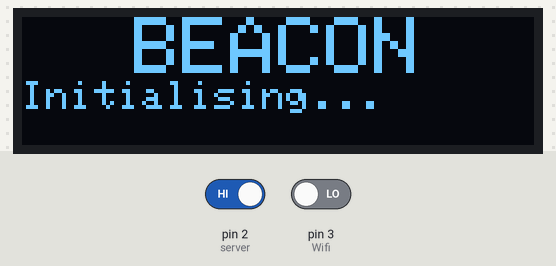
Simulated run of this sketch. Board: Arduino Uno, built with avr-gcc and run on an emulated ATmega328P. Parts: 128×32 one-colour display. Inputs (shaded band) come from the test bench; at power-on: pin 2 (server) HIGH, pin 3 (Wifi) LOW.

Above: at 0.1 s.
2.8 s: pin 2 (server) driven LOW
At 3.2 s:
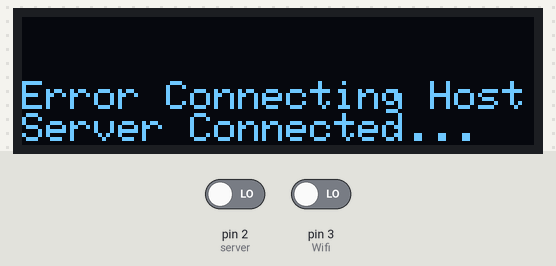
5.8 s: pin 3 (Wifi) driven HIGH
At 7.6 s:
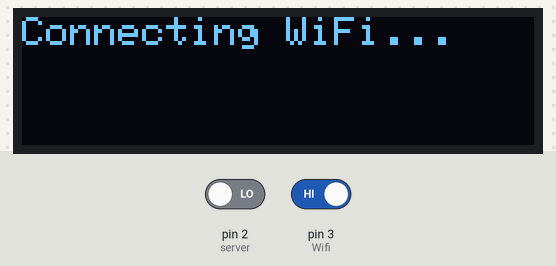
7.9 s: pin 3 (Wifi) driven LOW
At 8.3 s:
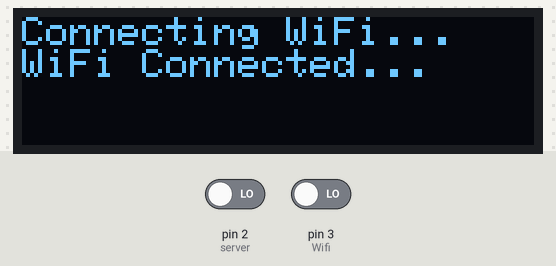
9.9 s: pin 2 (server) driven HIGH
At 10.6 s:
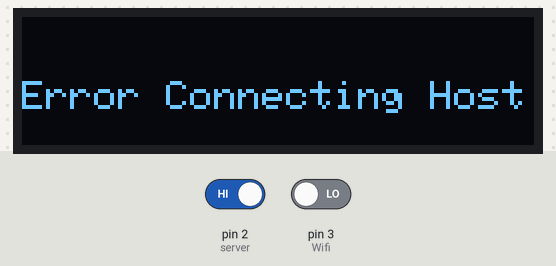
11.4 s: pin 2 (server) driven LOW
At 12.3 s:
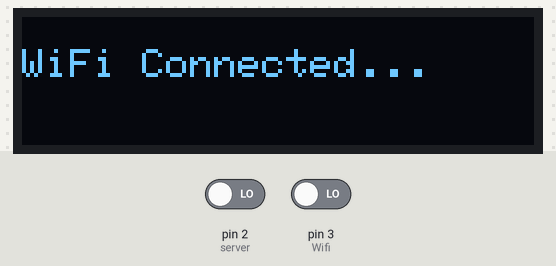
Timing chart, 0 to 14.4 s (numbered marks = the images above; inputs shaded):
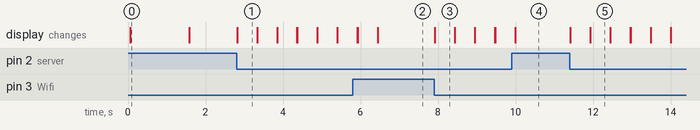

The sketch:

ARDUINO_NANO_Beacon.ino
```cpp
#include <SPI.h>
#include <Wire.h>
#include <Adafruit_GFX.h>
#include <Adafruit_SSD1306.h>

#define OLED_RESET 4
Adafruit_SSD1306 display(OLED_RESET);

const int server=2; //server status reading pin
const int Wifi=3;   //Wifi status reading pin

void setup()   {
  display.begin(SSD1306_SWITCHCAPVCC, 0x3C);  // initialize with the I2C addr 0x3C (for the 128x32)

  display.clearDisplay(); //Clear oled screen

  pinMode(server,INPUT);
  pinMode(Wifi,INPUT);

    display.setTextSize(2);
    display.setTextColor(WHITE);
    display.setCursor(28,0);
    display.println("BEACON");  //Project name
    display.display();

    display.setTextSize(1);
    display.setTextColor(WHITE);
    display.print("Initialising...");
    display.display();

    delay(1500);

    display.clearDisplay();
}

int wifi_status=0,server_status=0;  //initial status of connectivity
void loop() {
    display.clearDisplay();
  if(digitalRead(Wifi)==1 && digitalRead(server)==0 && wifi_status==0)  //check wifi status
  {
  connecting_wifi();
  while(digitalRead(Wifi)); //Wait for wifi connectivity
  wifi_status=1;  //update wifi status
  wifi_connected();
  }
  else if(digitalRead(Wifi)==0 && digitalRead(server)==1) //check server status
  {
  connecting_server();
  while(digitalRead(server)); //Wait for server connectivity
  server_status=1;  //update server status
  server_connected();
  }
  else if(digitalRead(Wifi)==0 && digitalRead(server)==0)
  {
    wifi_connected();
    server_connected();
    s_connected();
  }
}

void connecting_wifi(void)
{
    display.setCursor(0,0);
    display.print("Connecting WiFi...");
    display.display();
    delay(500);
  }
void wifi_connected(void)
{
    display.setCursor(0,8);
    display.print("WiFi Connected...");
    display.display();
    delay(500);
  }
void connecting_server(void)
{
    display.setCursor(0,16);
    display.print("Error Connecting Host");
    display.display();
    delay(500);
  }
void server_connected(void)
{
    display.setCursor(0,24);
    display.print("Server Connected...");
    display.display();
    delay(500);
  }
void s_connected(void)
{
    display.clearDisplay();

    display.setTextSize(2);
    display.setTextColor(WHITE);
    display.setCursor(28,0);
    display.println("BEACON");
    display.display();

    display.setTextSize(1);
    display.setCursor(0,24);
    display.print("Device Ready");
    display.display();
    delay(500);
  }
```

Measured:
- after the input at 2.8 s, the display: changes at once (image 1)
- after the input at 5.8 s, the display: first differs from a run without the input after 0.65 s (image 2)
- after the input at 7.9 s, the display: changes at once (image 3)
- after the input at 9.9 s, the display: changes after 0.09 s (image 4)
- after the input at 11.4 s, the display: first changes at once (image 5 shows a later state)
- what the display in image 0 shows lasts 1.5 s, from 0.1 s to 1.6 s
- what the display in image 1 shows lasts 0.5 s, from 2.8 s to 3.3 s
